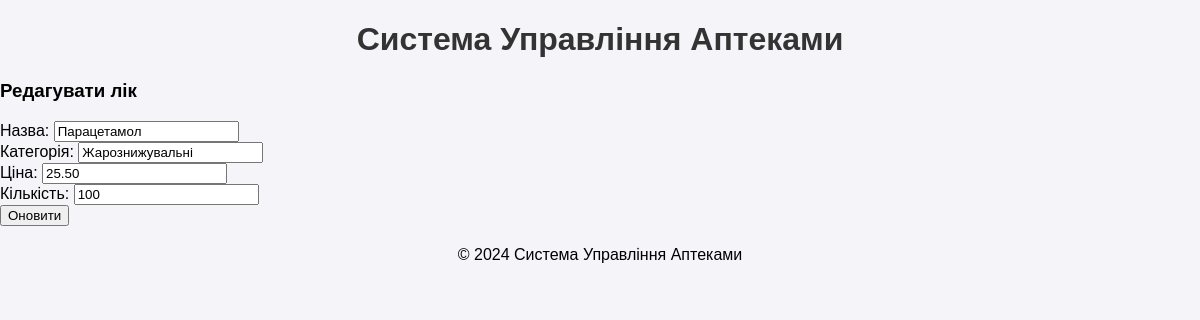
The app's page /pages/update_liky.php?id=1 with its own data.
### tables this page shows
CREATE TABLE `LIKY` (
  `ID_LIKY` int(11) NOT NULL,
  `NAME` varchar(100) NOT NULL,
  `CATEGORY` varchar(50) DEFAULT NULL,
  `PRICE` decimal(10,2) NOT NULL,
  `STOCK` int(11) DEFAULT NULL,
  `ID_POSTACHALNYK` int(11) DEFAULT NULL
);

### pages/update_liky.php (the view, shortened to what this page needs)
<?php
include('../includes/db.php');
include('../includes/header.php');
if (isset($_GET['id'])) {
    $id = $_GET['id'];
    $query = 'SELECT * FROM LIKY WHERE ID_LIKY = ?';
    $stmt = $pdo->prepare($query);
    $stmt->execute([$id]);
    $row = $stmt->fetch(PDO::FETCH_ASSOC);
}
?>
<h3>Редагувати лік</h3>
<form method="POST">
    <label for="name">Назва:</label>
    <input type="text" name="name" value="<?php echo htmlspecialchars($row['NAME']); ?>" required><br>
    <label for="category">Категорія:</label>
    <input type="text" name="category" value="<?php echo htmlspecialchars($row['CATEGORY']); ?>" required><br>
    <label for="price">Ціна:</label>
    <input type="number" name="price" value="<?php echo htmlspecialchars($row['PRICE']); ?>" required><br>
    <label for="stock">Кількість:</label>
    <input type="number" name="stock" value="<?php echo htmlspecialchars($row['STOCK']); ?>" required><br>
    <button type="submit" name="update">Оновити</button>
</form>
<?php include('../includes/footer.php'); ?>

### assets/style.css (style rules this page uses)
body { font-family: Arial, sans-serif; margin: 0; padding: 0; background-color: #f4f4f9; }

### records on screen
liky: name "Парацетамол", category "Жарознижувальні", price "25.50", stock "100"
